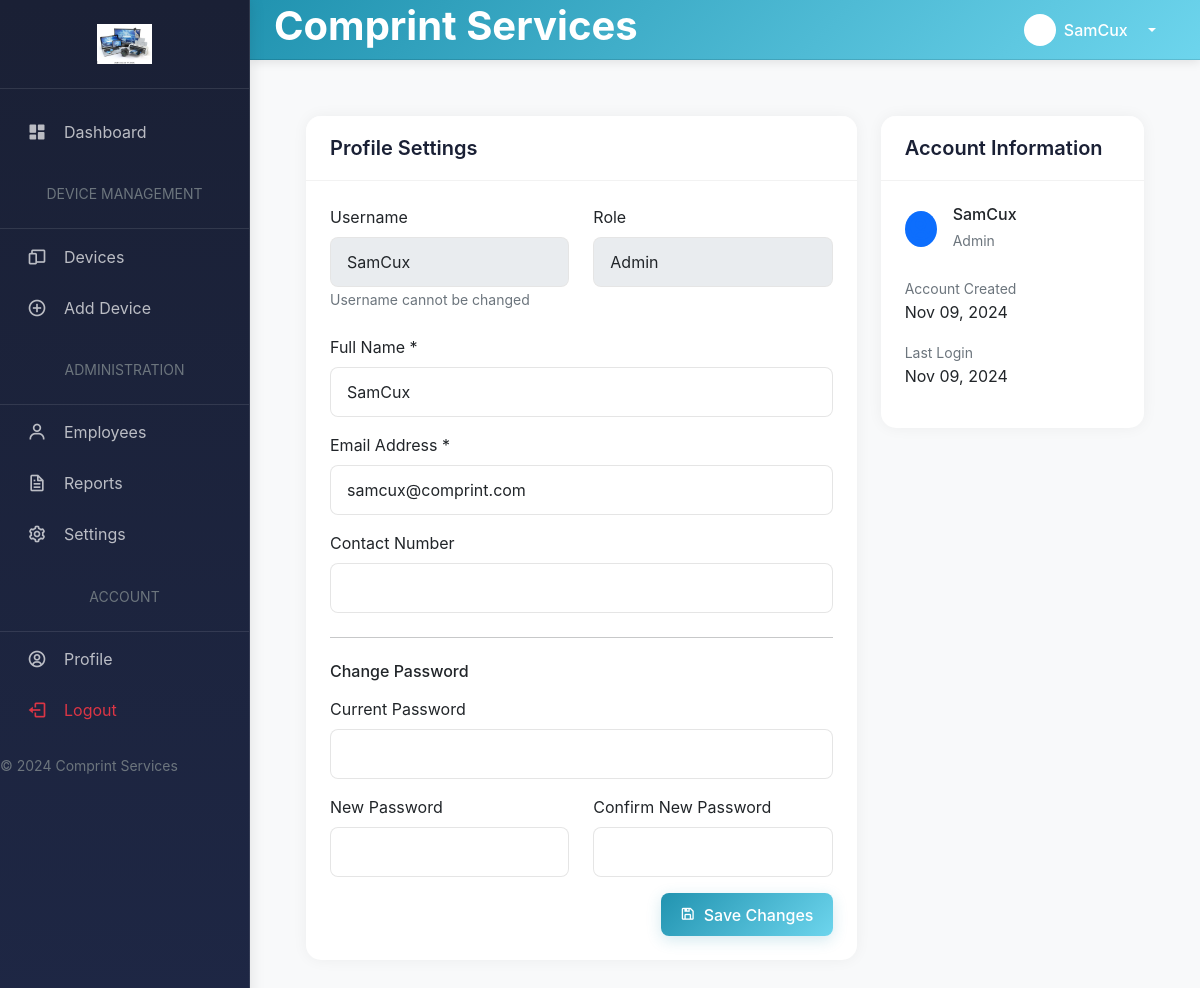
/public/profile.php (signed in), run on the app's committed database.
### tables this page shows
CREATE TABLE `users` (
  `id` int(11) NOT NULL,
  `username` varchar(50) NOT NULL,
  `password` varchar(255) NOT NULL,
  `full_name` varchar(100) NOT NULL,
  `email` varchar(100) NOT NULL,
  `role` enum('admin','employee') NOT NULL,
  `contact_number` varchar(20) DEFAULT NULL,
  `created_at` timestamp NOT NULL DEFAULT current_timestamp(),
  `last_login` timestamp NULL DEFAULT NULL COMMENT 'Tracks user last login time',
  `updated_at` timestamp NOT NULL DEFAULT current_timestamp() ON UPDATE current_timestamp()
);

### classes/User.php (called while the page is built, shortened)
<?php
class User {
    private $conn;
    private $table_name = "users";
    public function __construct($db) {
        $this->conn = $db;
    }
    public function getUserById($id) {
        $query = "SELECT id, username, full_name, email, role, contact_number, created_at, last_login
                 FROM " . $this->table_name .
                 " WHERE id = :id LIMIT 1";
        $stmt = $this->conn->prepare($query);
        $stmt->bindParam(":id", $id);
        $stmt->execute();
        return $stmt->fetch();
    }
}

### includes/helpers.php (called while the page is built, shortened)
<?php
function formatDate($date) {
    return date('M d, Y', strtotime($date));
}
function h($string) {
    return htmlspecialchars($string, ENT_QUOTES, 'UTF-8');
}

### public/profile.php (the view, shortened to what this page needs)
<?php
require_once "../classes/User.php";
require_once "../includes/helpers.php";
$database = new Database();
$db = $database->getConnection();
?>
<!DOCTYPE html>
<html lang="en">
<head>
    <link href="../assets/bootstrap/css/bootstrap.min.css" rel="stylesheet">
    <link href="../assets/boxicons/css/boxicons.min.css" rel="stylesheet">
    <link href="../assets/css/style.css" rel="stylesheet">
</head>
<body>
    <?php include "../templates/sidebar.php"; ?>
    <main class="content">
        <?php include "../templates/header.php"; ?>
        <div class="container-fluid p-4">
            <div class="row">
                <div class="col-12 col-lg-8">
                    <div class="card">
                        <div class="card-header">
                            <h5 class="card-title mb-0">Profile Settings</h5>
                        </div>
                        <div class="card-body">
                            <form method="POST" action="" class="needs-validation" novalidate>
                                <div class="row mb-4">
                                    <div class="col-md-6">
                                        <label for="username" class="form-label">Username</label>
                                        <input type="text" class="form-control" id="username"
                                               value="<?php echo h($user_data['username']); ?>" disabled>
                                        <small class="text-muted">Username cannot be changed</small>
                                    </div>
                                    <div class="col-md-6">
                                        <label for="role" class="form-label">Role</label>
                                        <input type="text" class="form-control" id="role"
                                               value="<?php echo ucfirst(h($user_data['role'])); ?>" disabled>
                                    </div>
                                </div>
                                <div class="mb-3">
                                    <label for="full_name" class="form-label">Full Name *</label>
                                    <input type="text" class="form-control" id="full_name" name="full_name"
                                           value="<?php echo h($user_data['full_name']); ?>" required>
                                </div>
                                <div class="mb-3">
                                    <label for="email" class="form-label">Email Address *</label>
                                    <input type="email" class="form-control" id="email" name="email"
                                           value="<?php echo h($user_data['email']); ?>" required>
                                </div>
                                <div class="mb-3">
                                    <label for="contact_number" class="form-label">Contact Number</label>
                                    <input type="text" class="form-control" id="contact_number" name="contact_number"
                                           value="<?php echo h($user_data['contact_number']); ?>">
                                </div>
                                <hr class="my-4">
                                <h6 class="mb-3">Change Password</h6>
                                <div class="mb-3">
                                    <label for="current_password" class="form-label">Current Password</label>
                                    <input type="password" class="form-control" id="current_password" name="current_password">
                                </div>
                                <div class="row">
                                    <div class="col-md-6 mb-3">
                                        <label for="new_password" class="form-label">New Password</label>
                                        <input type="password" class="form-control" id="new_password" name="new_password"
                                               minlength="8">
                                    </div>
                                    <div class="col-md-6 mb-3">
                                        <label for="confirm_password" class="form-label">Confirm New Password</label>
                                        <input type="password" class="form-control" id="confirm_password"
                                               name="confirm_password">
                                    </div>
                                </div>
                                <div class="text-end">
                                    <button type="submit" class="btn btn-primary">
                                        <i class="bx bx-save me-2"></i>Save Changes
                                    </button>
                                </div>
                            </form>
                        </div>
                    </div>
                </div>
                <div class="col-12 col-lg-4">
                    <div class="card">
                        <div class="card-header">
                            <h5 class="card-title mb-0">Account Information</h5>
                        </div>
                        <div class="card-body">
                            <div class="d-flex align-items-center mb-4">
                                <div class="flex-shrink-0">
                                    <div class="avatar avatar-xl bg-primary bg-opacity-10 text-primary rounded-circle">
                                        <i class="bx bx-user-circle fs-2"></i>
                                    </div>
                                </div>
                                <div class="flex-grow-1 ms-3">
                                    <h6 class="mb-1"><?php echo h($user_data['full_name']); ?></h6>
                                    <small class="text-muted"><?php echo ucfirst(h($user_data['role'])); ?></small>
                                </div>
                            </div>
                            <div class="mb-3">
                                <label class="small text-muted">Account Created</label>
                                <div><?php echo formatDate($user_data['created_at']); ?></div>
                            </div>
                            <div class="mb-3">
                                <label class="small text-muted">Last Login</label>
                                <div><?php echo isset($user_data['last_login']) ? formatDate($user_data['last_login']) : 'N/A'; ?></div>
                            </div>
                        </div>
                    </div>
                </div>
            </div>
        </div>
    </main>
</body>
</html>

### templates/header.php (shortened to what this page needs)
<?php
require_once "../classes/User.php";
$user = new User($db);
$user_data = $user->getUserById($_SESSION['user_id']);
?>
<header class="header"
    style="background: var(--primary-gradient); padding: 0.75rem 1.5rem; box-shadow: 0 2px 10px rgba(0,0,0,0.1);">
    <div class="d-flex align-items-center justify-content-between w-100">
        <div class="d-flex align-items-center">
            <div class="header-search d-none d-md-block">
                <h1 class="text-gradient fw-bold">Comprint Services</h1>
            </div>
        </div>
        <div class="header-right d-flex align-items-center">
            <div class="dropdown">
                <button class="btn btn-link dropdown-toggle text-white d-flex align-items-center gap-2" type="button"
                    id="userDropdown" data-bs-toggle="dropdown" style="text-decoration: none;">
                    <div class="d-flex align-items-center bg-white bg-opacity-25 rounded-circle p-2">
                        <i class="bx bx-user text-white"></i>
                    </div>
                    <span class="fw-medium me-2"><?php echo h($user_data['full_name']); ?></span>
                </button>
            </div>
        </div>
    </div>
</header>

### assets/css/style.css (style rules this page uses)
:root { --sidebar-width: 250px; --header-height: 60px; --primary-gradient: linear-gradient(135deg, #2193b0, #6dd5ed); --secondary-gradient: linear-gradient(135deg, #667eea, #764ba2); --primary-color: #2193b0; --secondary-color: #6c757d; --sidebar-bg: linear-gradient(180deg, #1a2035, #1e2745); }
body { overflow-x: hidden; background-color: #f8f9fa; font-family: "Inter", sans-serif; }
.header { position: fixed; top: 0; right: 0; left: var(--sidebar-width); height: var(--header-height); background: #fff; border-bottom: 1px solid rgba(0, 0, 0, 0.1); padding: 0 1.5rem; display: flex; align-items: center; z-index: 999; box-shadow: 0 2px 10px rgba(0, 0, 0, 0.05); }
.content { margin-left: var(--sidebar-width); margin-top: var(--header-height); padding: 2rem; min-height: calc(100vh - var(--header-height)); background: #f8f9fa; }
.card { border: none; box-shadow: 0 0 15px rgba(0, 0, 0, 0.05); transition: transform 0.2s ease-in-out; }
.card-header { background: #fff; border-bottom: 1px solid rgba(0, 0, 0, 0.1); padding: 1rem 1.5rem; }
.btn-primary { background: var(--primary-gradient); border: none; box-shadow: 0 2px 6px rgba(33, 147, 176, 0.3); }
.form-control, .form-select { border-radius: 8px; border: 1px solid rgba(0, 0, 0, 0.1); padding: 0.75rem 1rem; transition: all 0.2s ease; }
.card { border-radius: 15px; overflow: hidden; }
.card-header { background: white; border-bottom: 1px solid rgba(0, 0, 0, 0.05); padding: 1.25rem 1.5rem; }
.card-title { margin: 0; color: #1a2035; font-weight: 600; }
.btn { padding: 0.6rem 1.2rem; border-radius: 8px; font-weight: 500; transition: all 0.3s ease; }
.btn-primary { background: var(--primary-gradient); border: none; box-shadow: 0 4px 15px rgba(33, 147, 176, 0.2); }
.card { margin-bottom: 2rem; }
.card-body { padding: 1.5rem; }

### templates/header.php (style rules this page uses)
.text-gradient { background: white; -webkit-background-clip: text; -webkit-text-fill-color: transparent; background-clip: text; font-weight: 700; }

### data on the page
users: full_name "SamCux", username "SamCux", role "Admin", email "samcux@comprint.com", created_at "Nov 09, 2024", last_login "Nov 09, 2024"
